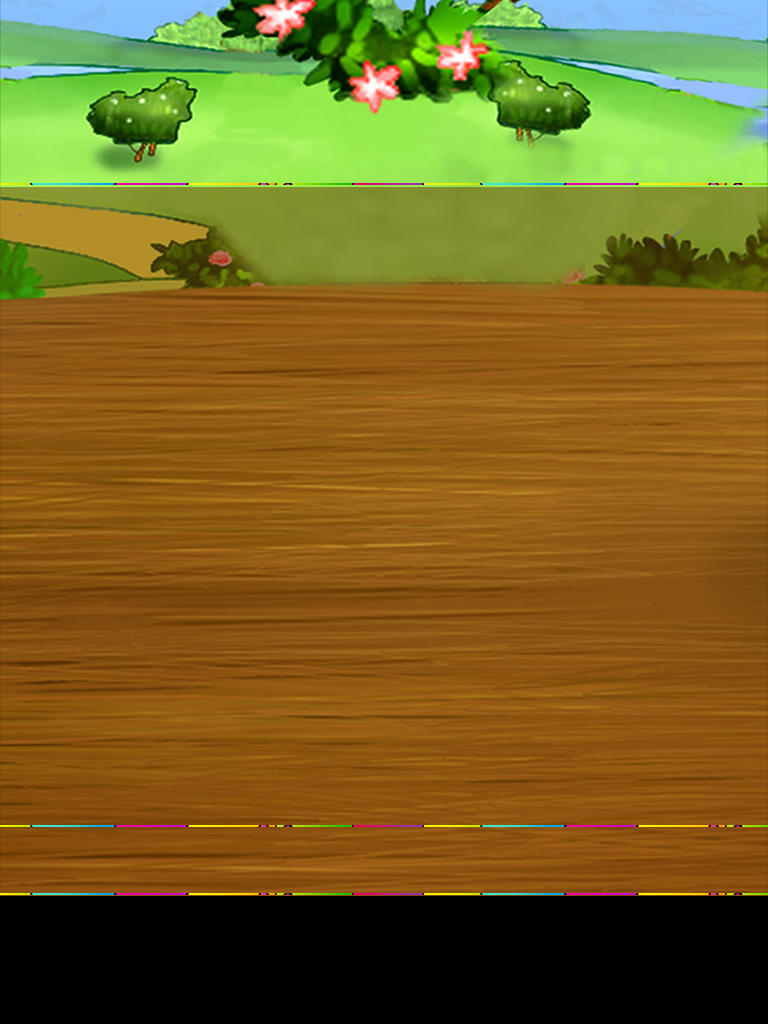

Below is a game level as drawn by its tile map, then a one-line description and the .tmx that defines it (tile-layer data replaced by summaries):
An orthogonal 12x16 tile map with 64x64 px tiles, 1 tile layer (块层 1).

<map version="1.0" orientation="orthogonal" width="12" height="16" tilewidth="64" tileheight="64">
 <tileset firstgid="1" name="GameSceneBg_IPad" tilewidth="64" tileheight="64">
  <image source="GameSceneBg_IPad.png" width="768" height="1024" />
 </tileset>
 <layer name="块层 1" width="12" height="16">
  <data>[192 cells, 168 non-empty, 168 distinct tile ids]</data>
 </layer>
</map>